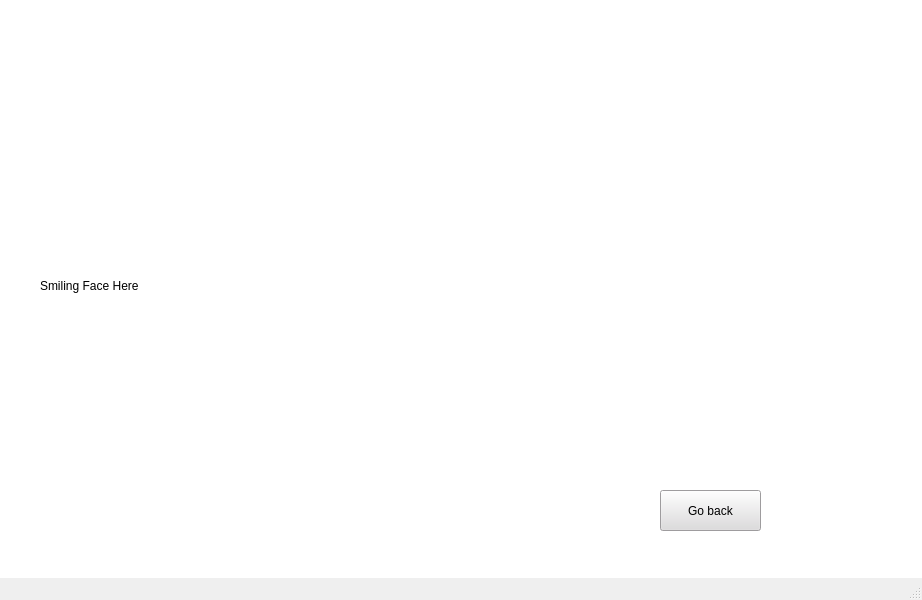
<?xml version="1.0" encoding="UTF-8"?>
<ui version="4.0">
 <class>MainWindow</class>
 <widget class="QMainWindow" name="MainWindow">
  <property name="geometry">
   <rect>
    <x>0</x>
    <y>0</y>
    <width>922</width>
    <height>600</height>
   </rect>
  </property>
  <property name="minimumSize">
   <size>
    <width>0</width>
    <height>0</height>
   </size>
  </property>
  <property name="windowTitle">
   <string>MainWindow</string>
  </property>
  <widget class="QWidget" name="centralwidget">
   <property name="styleSheet">
    <string notr="true"> background-color:rgb(255, 255, 255);</string>
   </property>
   <widget class="QStackedWidget" name="stackedWidget">
    <property name="geometry">
     <rect>
      <x>40</x>
      <y>20</y>
      <width>761</width>
      <height>531</height>
     </rect>
    </property>
    <property name="currentIndex">
     <number>2</number>
    </property>
    <widget class="QWidget" name="page">
     <widget class="QLabel" name="label">
      <property name="geometry">
       <rect>
        <x>60</x>
        <y>120</y>
        <width>171</width>
        <height>91</height>
       </rect>
      </property>
      <property name="text">
       <string>&lt;html&gt;&lt;head/&gt;&lt;body&gt;&lt;p align=&quot;center&quot;&gt;&lt;span style=&quot; font-size:20pt;&quot;&gt;UID&lt;/span&gt;&lt;/p&gt;&lt;/body&gt;&lt;/html&gt;</string>
      </property>
     </widget>
     <widget class="QLineEdit" name="lineEdit">
      <property name="geometry">
       <rect>
        <x>260</x>
        <y>110</y>
        <width>451</width>
        <height>101</height>
       </rect>
      </property>
     </widget>
     <widget class="QPushButton" name="pushButton">
      <property name="geometry">
       <rect>
        <x>250</x>
        <y>340</y>
        <width>241</width>
        <height>71</height>
       </rect>
      </property>
      <property name="styleSheet">
       <string notr="true"> background-color:rgb(221, 219, 221);</string>
      </property>
      <property name="text">
       <string>로그인하기</string>
      </property>
     </widget>
    </widget>
    <widget class="QWidget" name="page_2">
     <widget class="QLabel" name="label_3">
      <property name="geometry">
       <rect>
        <x>70</x>
        <y>60</y>
        <width>161</width>
        <height>51</height>
       </rect>
      </property>
      <property name="text">
       <string>&lt;html&gt;&lt;head/&gt;&lt;body&gt;&lt;p align=&quot;center&quot;&gt;&lt;span style=&quot; font-size:20pt;&quot;&gt;이름&lt;/span&gt;&lt;/p&gt;&lt;/body&gt;&lt;/html&gt;</string>
      </property>
     </widget>
     <widget class="QLabel" name="label_4">
      <property name="geometry">
       <rect>
        <x>70</x>
        <y>140</y>
        <width>161</width>
        <height>51</height>
       </rect>
      </property>
      <property name="text">
       <string>&lt;html&gt;&lt;head/&gt;&lt;body&gt;&lt;p align=&quot;center&quot;&gt;&lt;span style=&quot; font-size:20pt;&quot;&gt;사용할 ID&lt;/span&gt;&lt;/p&gt;&lt;/body&gt;&lt;/html&gt;</string>
      </property>
     </widget>
     <widget class="QLabel" name="label_5">
      <property name="geometry">
       <rect>
        <x>30</x>
        <y>230</y>
        <width>241</width>
        <height>51</height>
       </rect>
      </property>
      <property name="text">
       <string>&lt;html&gt;&lt;head/&gt;&lt;body&gt;&lt;p align=&quot;center&quot;&gt;&lt;span style=&quot; font-size:20pt;&quot;&gt;사용할 PASSWORD&lt;/span&gt;&lt;/p&gt;&lt;/body&gt;&lt;/html&gt;</string>
      </property>
     </widget>
     <widget class="QLabel" name="label_6">
      <property name="geometry">
       <rect>
        <x>30</x>
        <y>330</y>
        <width>261</width>
        <height>51</height>
       </rect>
      </property>
      <property name="text">
       <string>&lt;html&gt;&lt;head/&gt;&lt;body&gt;&lt;p align=&quot;center&quot;&gt;&lt;span style=&quot; font-size:20pt;&quot;&gt;Vegan이십니까?&lt;/span&gt;&lt;/p&gt;&lt;/body&gt;&lt;/html&gt;</string>
      </property>
     </widget>
     <widget class="QCheckBox" name="checkBox">
      <property name="geometry">
       <rect>
        <x>460</x>
        <y>340</y>
        <width>221</width>
        <height>41</height>
       </rect>
      </property>
      <property name="text">
       <string>네, Vegan입니다</string>
      </property>
     </widget>
     <widget class="QPushButton" name="pushButton_3">
      <property name="geometry">
       <rect>
        <x>80</x>
        <y>430</y>
        <width>191</width>
        <height>51</height>
       </rect>
      </property>
      <property name="text">
       <string>Create Account</string>
      </property>
     </widget>
     <widget class="QPushButton" name="pushButton_4">
      <property name="geometry">
       <rect>
        <x>430</x>
        <y>430</y>
        <width>191</width>
        <height>51</height>
       </rect>
      </property>
      <property name="text">
       <string>Cancel</string>
      </property>
     </widget>
     <widget class="QLineEdit" name="lineEdit_3">
      <property name="geometry">
       <rect>
        <x>350</x>
        <y>50</y>
        <width>381</width>
        <height>51</height>
       </rect>
      </property>
     </widget>
     <widget class="QLineEdit" name="lineEdit_4">
      <property name="geometry">
       <rect>
        <x>350</x>
        <y>140</y>
        <width>381</width>
        <height>51</height>
       </rect>
      </property>
     </widget>
     <widget class="QLineEdit" name="lineEdit_5">
      <property name="geometry">
       <rect>
        <x>350</x>
        <y>230</y>
        <width>381</width>
        <height>51</height>
       </rect>
      </property>
     </widget>
    </widget>
    <widget class="QWidget" name="page_3">
     <widget class="QLabel" name="label_7">
      <property name="geometry">
       <rect>
        <x>0</x>
        <y>-10</y>
        <width>861</width>
        <height>551</height>
       </rect>
      </property>
      <property name="text">
       <string>Smiling Face Here</string>
      </property>
     </widget>
     <widget class="QPushButton" name="pushButton_5">
      <property name="geometry">
       <rect>
        <x>620</x>
        <y>470</y>
        <width>101</width>
        <height>41</height>
       </rect>
      </property>
      <property name="styleSheet">
       <string notr="true"> background-color:rgb(221, 219, 221);</string>
      </property>
      <property name="text">
       <string>Go back</string>
      </property>
     </widget>
    </widget>
    <widget class="QWidget" name="page_4">
     <widget class="QLabel" name="label_8">
      <property name="geometry">
       <rect>
        <x>110</x>
        <y>80</y>
        <width>481</width>
        <height>211</height>
       </rect>
      </property>
      <property name="font">
       <font>
        <family>Agency FB</family>
        <pointsize>26</pointsize>
        <weight>75</weight>
        <italic>false</italic>
        <bold>true</bold>
        <kerning>true</kerning>
       </font>
      </property>
      <property name="text">
       <string>                  약 먹었어요 ?</string>
      </property>
     </widget>
     <widget class="QPushButton" name="pushButton_6">
      <property name="geometry">
       <rect>
        <x>180</x>
        <y>330</y>
        <width>361</width>
        <height>161</height>
       </rect>
      </property>
      <property name="font">
       <font>
        <pointsize>30</pointsize>
       </font>
      </property>
      <property name="styleSheet">
       <string notr="true"> background-color:rgb(221, 219, 221);</string>
      </property>
      <property name="text">
       <string>네</string>
      </property>
     </widget>
    </widget>
    <widget class="QWidget" name="page_5">
     <widget class="QPushButton" name="pushButton_7">
      <property name="geometry">
       <rect>
        <x>60</x>
        <y>240</y>
        <width>241</width>
        <height>71</height>
       </rect>
      </property>
      <property name="styleSheet">
       <string notr="true"> background-color:rgb(221, 219, 221);</string>
      </property>
      <property name="text">
       <string>시작</string>
      </property>
     </widget>
     <widget class="QPushButton" name="pushButton_8">
      <property name="geometry">
       <rect>
        <x>360</x>
        <y>240</y>
        <width>241</width>
        <height>71</height>
       </rect>
      </property>
      <property name="styleSheet">
       <string notr="true"> background-color:rgb(221, 219, 221);</string>
      </property>
      <property name="text">
       <string>설정</string>
      </property>
     </widget>
     <widget class="QPushButton" name="pushButton_9">
      <property name="geometry">
       <rect>
        <x>620</x>
        <y>430</y>
        <width>101</width>
        <height>41</height>
       </rect>
      </property>
      <property name="styleSheet">
       <string notr="true"> background-color:rgb(221, 219, 221);</string>
      </property>
      <property name="text">
       <string>Go back</string>
      </property>
     </widget>
    </widget>
    <widget class="QWidget" name="page_6">
     <widget class="QPushButton" name="pushButton_10">
      <property name="geometry">
       <rect>
        <x>580</x>
        <y>370</y>
        <width>101</width>
        <height>41</height>
       </rect>
      </property>
      <property name="styleSheet">
       <string notr="true"> background-color:rgb(221, 219, 221);</string>
      </property>
      <property name="text">
       <string>Go back</string>
      </property>
     </widget>
    </widget>
   </widget>
  </widget>
  <widget class="QMenuBar" name="menubar">
   <property name="geometry">
    <rect>
     <x>0</x>
     <y>0</y>
     <width>922</width>
     <height>22</height>
    </rect>
   </property>
  </widget>
  <widget class="QStatusBar" name="statusbar"/>
 </widget>
 <resources/>
 <connections/>
</ui>
